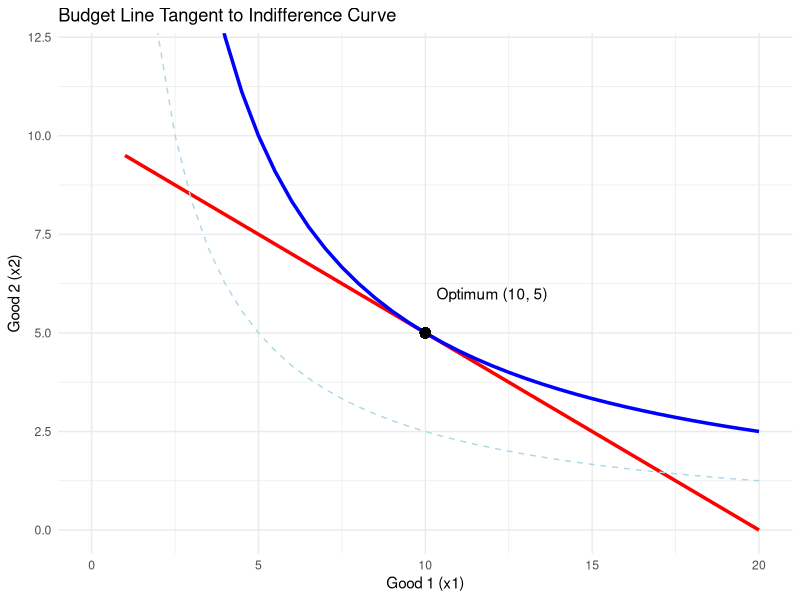

Write the R code that produced this figure.
## ---- chunk 1
#| echo: true
#| warning: false
#| message: false

library(ggplot2)

x1 <- seq(1, 20, by = 0.5)

budget <- (40 - 2 * x1) / 4
optimal_curve <- 50 / x1
lower_curve <- 25 / x1

df <- data.frame(x1, budget, optimal_curve, lower_curve)

ggplot(df, aes(x = x1)) +
  geom_line(aes(y = budget), color = "red", size = 1.2) +
  geom_line(aes(y = optimal_curve), color = "blue", size = 1.2) +
  geom_line(aes(y = lower_curve), color = "lightblue", linetype = "dashed") +
  geom_point(aes(x = 10, y = 5), color = "black", size = 3) +
  annotate("text", x = 12, y = 6, label = "Optimum (10, 5)") +
  coord_cartesian(xlim = c(0, 20), ylim = c(0, 12)) +
  labs(
    title = "Budget Line Tangent to Indifference Curve",
    x = "Good 1 (x1)",
    y = "Good 2 (x2)"
  ) +
  theme_minimal()
